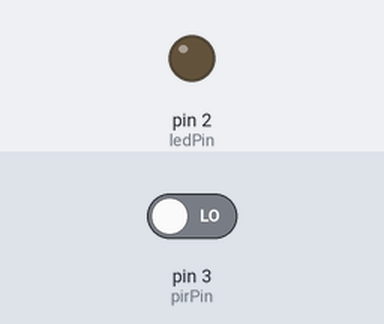
A sketch run on a simulated Arduino Uno, built with avr-gcc and run on an emulated ATmega328P. Parts: output pins drawn as LEDs (lit = HIGH). The test bench sets the inputs (shaded band); at power-on: pin 3 (pirPin) LOW.

Above: at 1.2 s.
1.3 s: pin 3 (pirPin) driven HIGH
At 2.4 s:
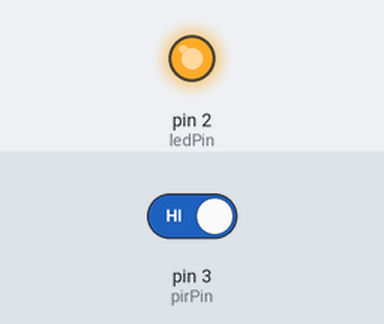
2.8 s: pin 3 (pirPin) driven LOW
At 3.5 s:
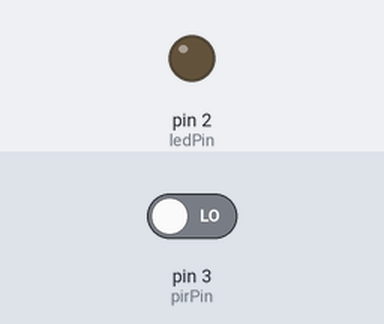
Timing chart, 0 to 5.8 s (numbered marks = the images above; inputs shaded):
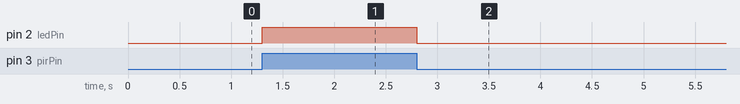

The sketch:

Experiment_1_The_PIR_Sensor.ino
```cpp
// (licence header left out)
int ledPin = 2; // LED output
int pirPin = 3; // Input for HC-S501
int pirState; // The PIR output

void setup() {
  // put your setup code here, to run once:
  pinMode(ledPin, OUTPUT);
  pinMode(pirPin, INPUT);
  digitalWrite(ledPin, LOW); //Turn off LED
}

void loop() {
  // put your main code here, to run repeatedly:
  pirState = digitalRead(pirPin); //read the PIR State
  digitalWrite(ledPin, pirState); //turn on LED if sensor triggered
}
```

Measured:
- after the input at 1.3 s, pin 2 (ledPin): LOW → HIGH at once
- after the input at 2.8 s, pin 2 (ledPin): HIGH → LOW at once
